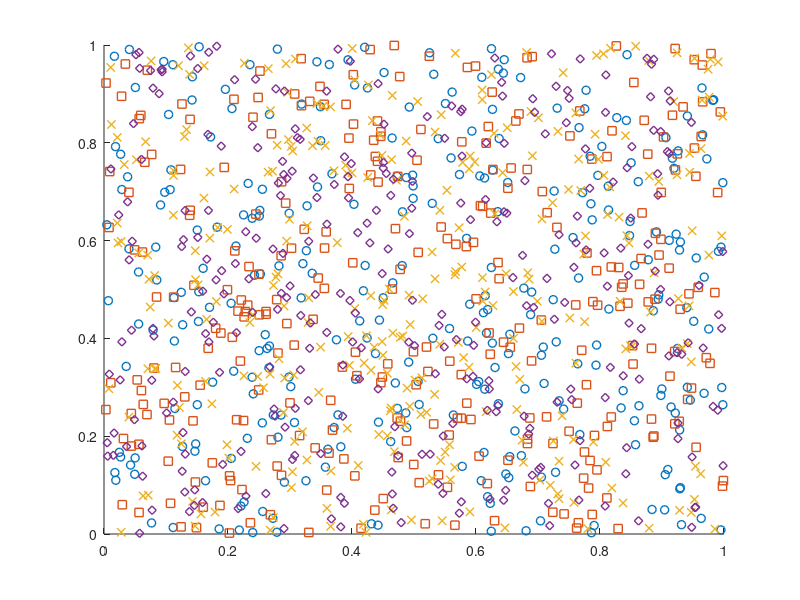

Recreate this plot in MATLAB. (Note: this script raises an error after producing the figure.)
% y = zeros(10000,1);
% l = 28321;  % number of blocks in step-1, corresponding to eps = 0.01
% for i=1:100
%     y(i)=random('bino',1,2^(-1)/l);
% end
% disp(sum(y));
%% test -2
% 
% M = 4; % stops by MBS
% mbs_stops = [0.75, 0.75; 0.25, 0.75; 0.25, 0.25; 0.75, 0.25];
% T = 3; % types of nodes
% D = 300; % total nodes per type
% % q = 0.1:0.1:0.5; % probability that node is active
% % q = 0.3; % qb = probability with which a node is active. For simplicity,
%          % qb = q for all b in {1, T}
% n_all = T * D; % total manufactured nodes
% t = floor(log2(n_all)); % maximum hash value (time slots), also the lenght
%                         % of every trial in phase-1 of SRC_M scheme
% x_pos = rand(T, D); % random x coordinates, in range (0,1)
% y_pos = rand(T, D); % random y coordinates, in range (0,1)
% active = zeros(T, D); % matrix of active nodes
% active = Active_Nodes(T, D, q, active); % creating active nodes
% 
% 
% for m=1:M
%     active_inrange = active;
%     for b=1:T
%         for act_nd=1:D
%             if active(b, act_nd) == 0
%               % do nothing, node is inactive   
%             else %node is active
%                 if sqrt((mbs_stops(m,1)-x_pos(b,act_nd))^2 + (mbs_stops(m,2)-y_pos(b,act_nd))^2)<=pi/4
%                     % do nothing, node is active and in range
%                 else 
%                     % node is active but out of range
%                     active_inrange(b,act_nd)=0;
%                 end
%             end
%         end
%     end
%     x_pos_inrange = x_pos.*active_inrange;
%     y_pos_inrange = y_pos.*active_inrange;
%     x_pos_inrange_vec = reshape(x_pos_inrange.', 1, []);
%     y_pos_inrange_vec = reshape(y_pos_inrange.', 1, []);
%     figure; 
%     axis([0 1 0 1]);
%     scatter(x_pos_inrange_vec, y_pos_inrange_vec);
%     hold on
%     scatter(mbs_stops(m,1),mbs_stops(m,2));
% end

%% test for in-range plotting
%% HSRC-M1

%% Network Design Variables 
M = 4; % stops by MBS
mbs_stops = [0.75, 0.75; 0.25, 0.75; 0.25, 0.25; 0.75, 0.25];
% T_mat = [3,4,5,6,7,8];
% Prop_Method_T = zeros(6);
% Prop_Method_T_Trep = zeros(6);
% for T_ind=1:6
T = 4; % types of nodes
% T = T_mat(T_ind);
D = 300; % total nodes per type
% q = 0.1:0.1:0.5; % probability that node is active
q = 0.3; % qb = probability with which a node is active. For simplicity,
         % qb = q for all b in {1, T}
n_all = T * D; % total manufactured nodes
t = floor(log2(n_all)); % maximum hash value (time slots), also the lenght
                        % of every trial in phase-1 of SRC_M scheme
%% User specified accuracy variables
eps = 0.03; % desired relative error bound
delta = 0.2; % desired error probability
W = 30; % trials for Phase 1
% each block divided into T-1 slots

% l = 28321;  % number of blocks in step-1, corresponding to eps = 0.01
% l = 6775;   % corresponding to eps = 0.02
l = 3087;   % corresponding to eps = 0.03
% l = 1788;   % corresponding to eps = 0.04
% l = 1116;   % corresponding to eps = 0.05
%% Even more variables, take values from literature
% slot_width = ;
% bit_rate = ;

%% Network Model
x_pos = rand(T, D); % random x coordinates, in range (0,1)
y_pos = rand(T, D); % random y coordinates, in range (0,1)
%for visualising ->
x_pos_vec = reshape(x_pos.', 1, []);
y_pos_vec = reshape(y_pos.', 1, []);
% figure; scatter(x_pos_vec, y_pos_vec, color="r")
figure;
scatter(x_pos(1,:) , y_pos(1,:), 'Marker','o', 'LineWidth', 1)
hold on
scatter(x_pos(2,:) , y_pos(2,:), 'Marker','square', 'LineWidth', 1)
scatter(x_pos(3,:) , y_pos(3,:), 'Marker','x', 'LineWidth', 1)
scatter(x_pos(4,:) , y_pos(4,:), 'Marker','diamond', 'LineWidth', 1)
% for iter=1:max_iter
%         q = 0.6;
        active = zeros(T, D); % matrix of active nodes
        active = Active_Nodes(T, D, q, active); % creating active nodes
        %disp(sum(sum(active)));
        for m=1:M % for every stop, execute both phase 1 and phase two
            %nodes in range of the MBS: consider network model as described
            %in the simulation section of the SPCOM paper.
            %range of MBS is a circle with radius = p1/4
            %for every active node, find its distance from the current MBS
            %stop
            active_inrange = active;
            for b=1:T
                for act_nd=1:D
                    if active(b, act_nd) == 0
                      % do nothing, node is inactive   
                    else %node is active
                        if sqrt((mbs_stops(m,1)-x_pos(b,act_nd))^2 + (mbs_stops(m,2)-y_pos(b,act_nd))^2)<=pi/4
                            % do nothing, node is active and in range
                        else 
                            % node is active but out of range
                            active_inrange(b,act_nd)=0;
                        end
                    end
                end
            end
            x_pos_inrange = x_pos.*active_inrange;
            y_pos_inrange = y_pos.*active_inrange;
            x_pos_inrange_vec = reshape(x_pos_inrange.', 1, []);
            y_pos_inrange_vec = reshape(y_pos_inrange.', 1, []);
            figure; 
            axis([0 1 0 1]);
            %scatter(x_pos_inrange_vec, y_pos_inrange_vec);
            scatter(active_inrange(1,:).*x_pos(1,:) , active_inrange(1,:).*y_pos(1,:), 'Marker','o', 'LineWidth', 1)
            hold on
            scatter(active_inrange(2,:).*x_pos(2,:) , active_inrange(2,:).*y_pos(2,:), 'Marker','square', 'LineWidth', 1)
            scatter(active_inrange(3,:).*x_pos(3,:) , active_inrange(3,:).*y_pos(3,:), 'Marker','x', 'LineWidth', 1)
            scatter(active_inrange(4,:).*x_pos(4,:) , active_inrange(4,:).*y_pos(4,:), 'Marker','diamond', 'LineWidth', 1)
            hold on
            scatter(mbs_stops(m,1),mbs_stops(m,2),'Marker', 'pentagram', 'MarkerEdgeColor',[0.1 1 .5], 'MarkerFaceColor',[1 0 0], 'LineWidth', 4);
        end
% end